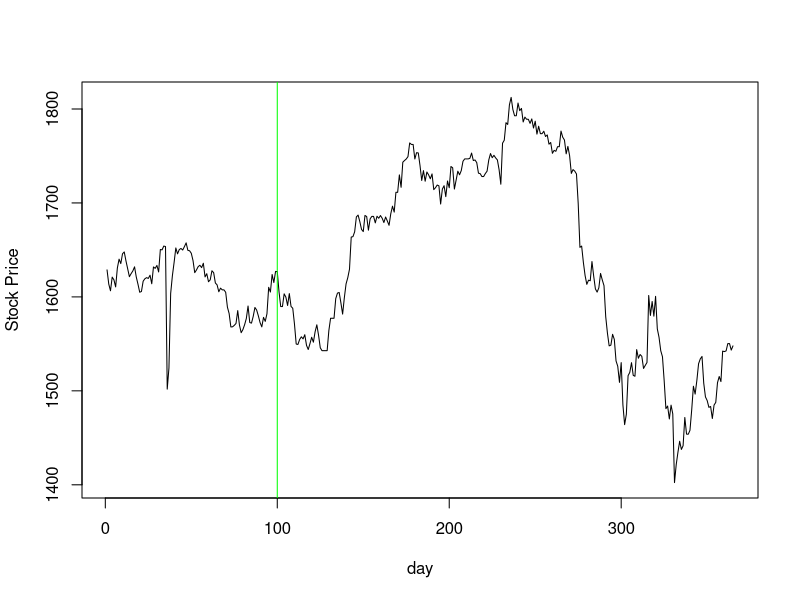

This figure's R source:
library(MASS)
data("EuStockMarkets")
dax <- EuStockMarkets[1:365, 1]
plot(dax, type="l", xlab="day", ylab= "Stock Price")
abline(v = 100, col="green")